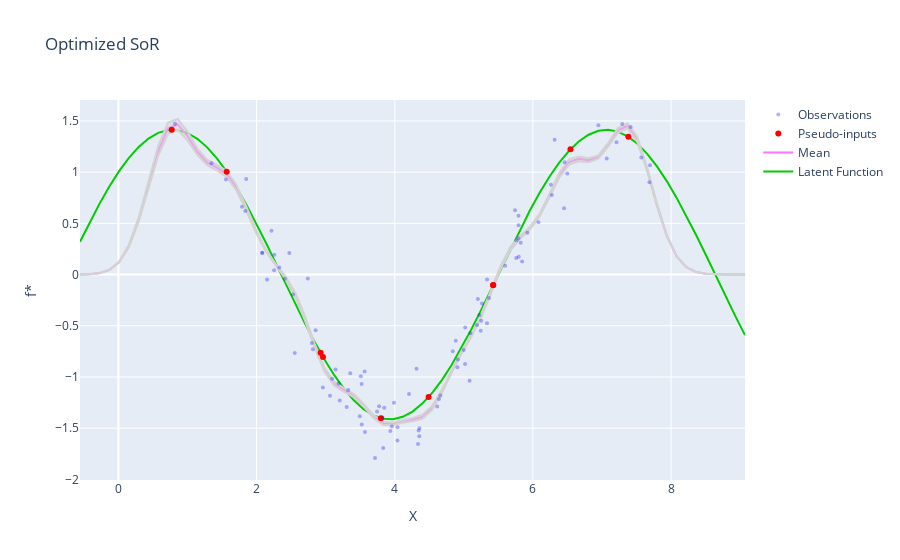

Notebook source saved alongside this figure:
### Code cell
model2.optimize(iteration=1000, learning_rate=0.01)
mean2_opt, cov2_opt = model2.predict(X_pred.clone())


visualize(X, y, X_pred, f, mean2_opt, cov2_opt, p_inputs=model2.pseudo_inputs, title="Optimized SoR")
